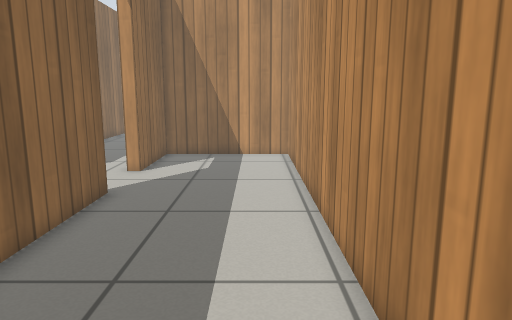
View 1 (above)

19 first-person views from a walk through a world built for the Gazebo simulator. The camera is 0.81 m above the floor, tilts 10° down and sees 70° across. The floor is counted in squares, 0.25 m on a side. Each view is taken from the middle of a square. On the plan, view 1 faces up. The plan holds only what a view shows up to about 20 squares ahead; the rest is blank. Gazebo's built-in surfaces are drawn with simple patterns.

View 2
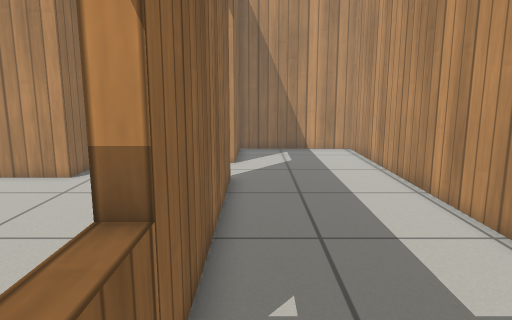

View 3
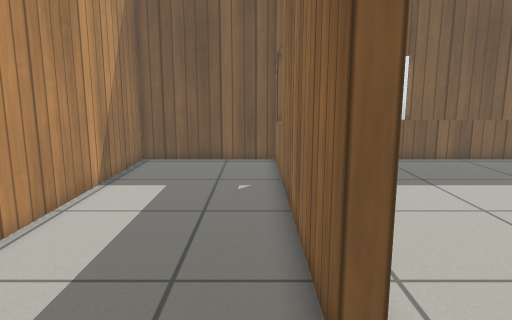

View 4
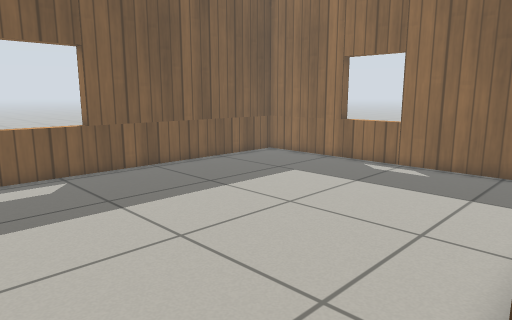

View 5
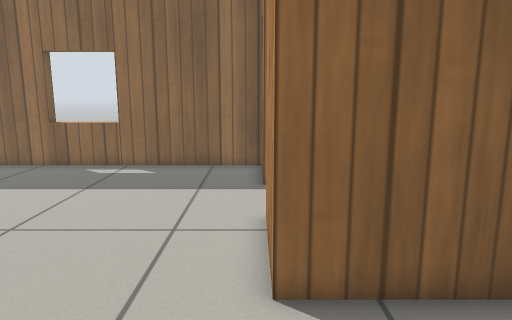

View 6
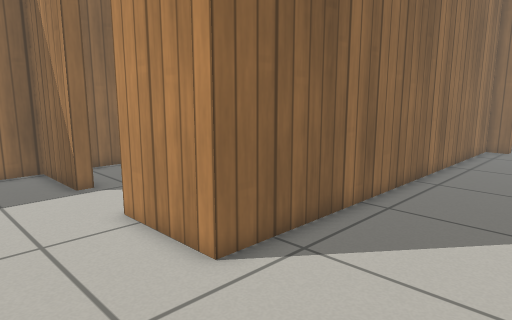

View 7
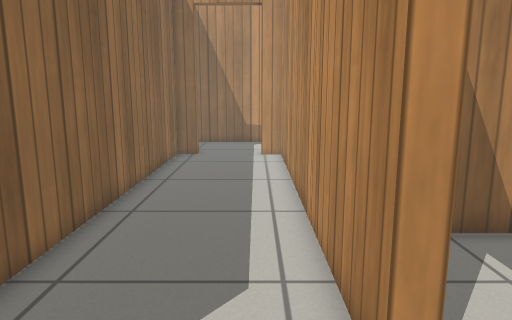

View 8
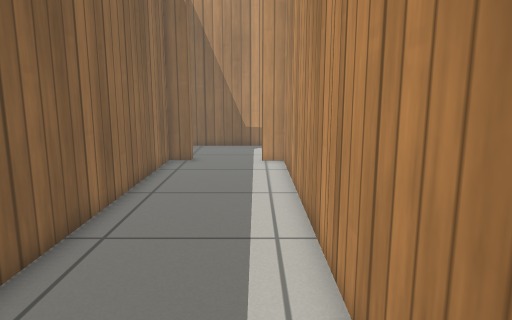

View 9
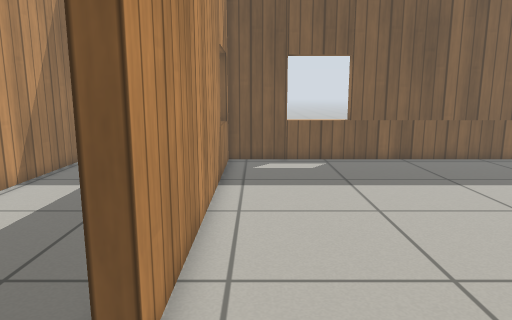

View 10
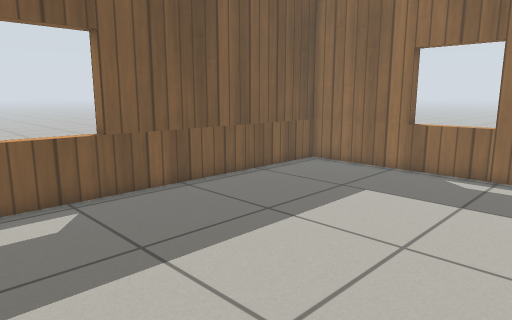

View 11
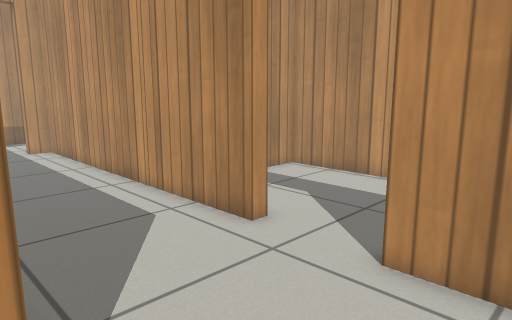

View 12
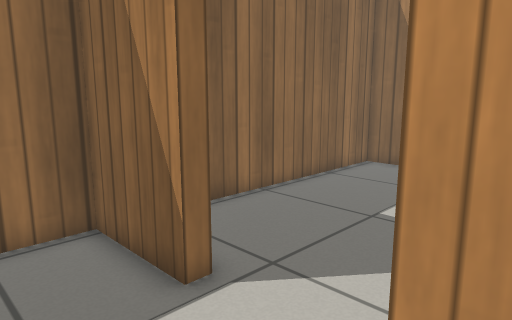

View 13
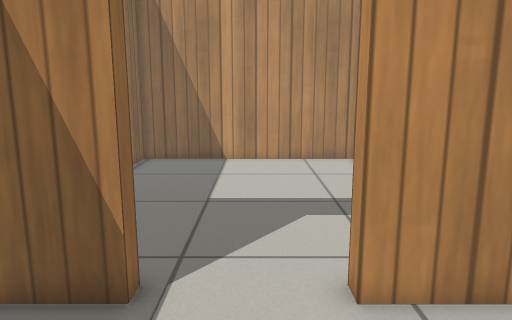

View 14
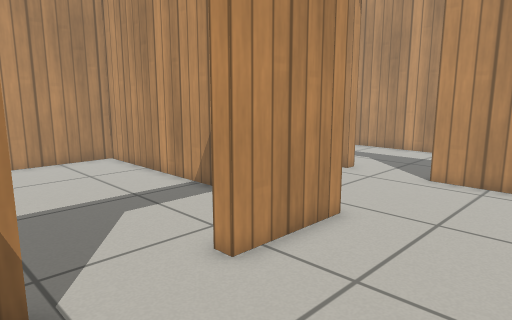

View 15
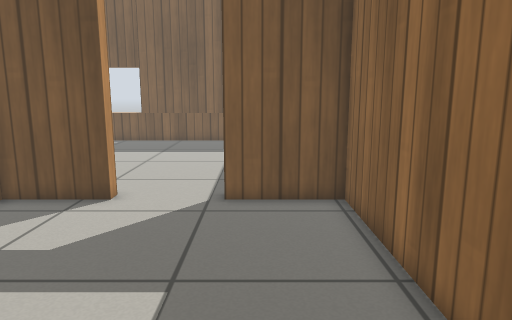

View 16
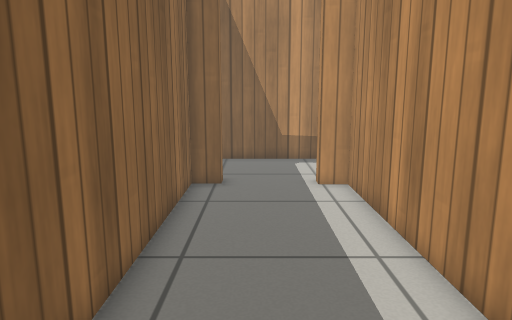

View 17
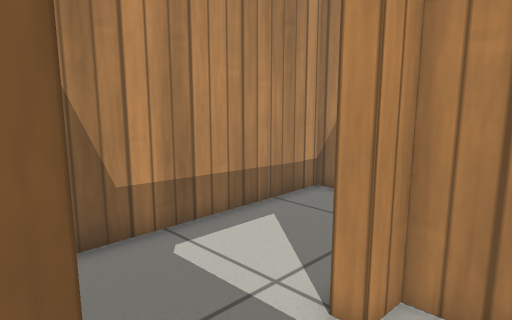

View 18
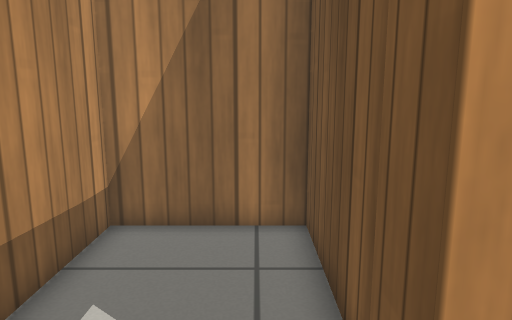

View 19
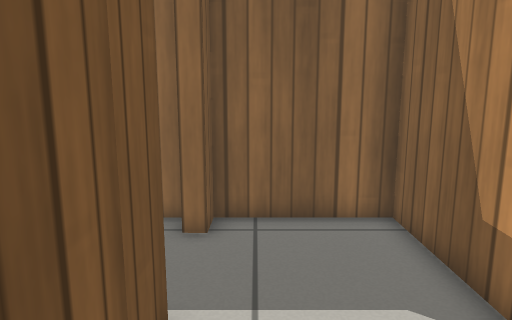

### Floor plan
Points are (right, up) in squares from view 1. A wall is a line through its corners. A room is listed if a view was taken in it or the views show most of it. See-through windows are left out.
Room 1 (views 1, 2, 3)
walls: (-5, 12) (-5, -2.5) (1.8, -2.5) (1.8, 20.3) (-5, 20.3) (-5, 15.6)
ways out: open door at (-5, 13.5) to room 2
Room 2 (views 4, 5, 6, 7, 8, 9, 10, 11, 12, 13, 14, 16, 17)
walls: (-19, 12.3) (-22.8, 12.3) (-22.8, -2.5) (-5.6, -2.5) (-5.6, 12); (-5.6, 15.6) (-5.6, 32.1) (-6.7, 32.2); (-10.3, 32.2) (-11.4, 32.3) (-11.4, 12.3) (-15.4, 12.3)
ways out: open door at (-5, 13.5) to room 1; open door at (-17.5, 12.5) to room 3; open door at (-8.5, 32.5) to room 4
Room 3 (view 15)
walls: (-12, 17.1) (-12, 25.7) (-22.8, 25.7) (-22.8, 12.9) (-19, 12.9); (-15.4, 12.9) (-12, 12.9)
ways out: open door at (-17.5, 12.5) to room 2
Room 4 (views 18, 19)
walls: (-6.7, 32.7) (-0.2, 32.7) (-0.2, 37.7) (-11.4, 37.7) (-11.4, 32.7) (-10.3, 32.7)
ways out: open door at (-8.5, 32.5) to room 2

Where each view was taken, in squares from view 1:
view 1: 0 up, 0 right, facing up
view 2: 2 down, 4 left, facing up
view 3: 16 up, 4 left, facing down
view 4: 13 up, 6 left, facing down-left
view 5: 12 up, 6 left, facing left
view 6: 8 up, 6 left, facing up-left
view 7: 12 up, 7 left, facing up
view 8: 14 up, 7 left, facing up
view 9: 16 up, 7 left, facing down
view 10: 9 up, 7 left, facing down-left
view 11: 9 up, 12 left, facing up-right
view 12: 9 up, 14 left, facing up-left
view 13: 7 up, 17 left, facing up
view 14: 7 up, 20 left, facing up-right
view 15: 24 up, 20 left, facing down
view 16: 19 up, 9 left, facing up
view 17: 30 up, 11 left, facing up-right
view 18: 34 up, 9 left, facing right
view 19: 34 up, 2 left, facing left
